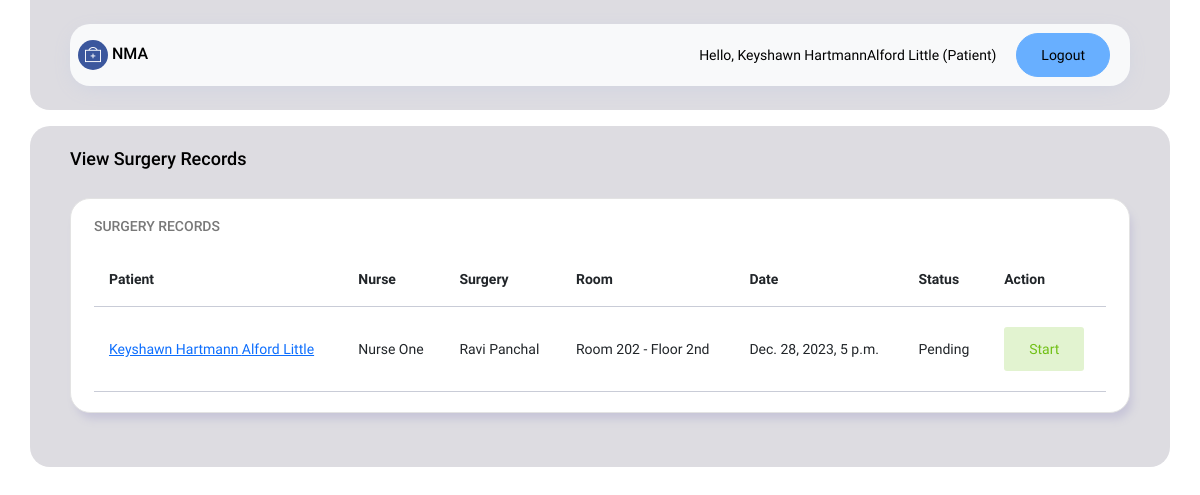
/view-surgery-records/ (signed in), run on the app's committed database.
### app/models.py (models this page shows, shortened)
class Surgery(models.Model):
    STATUS = [
        ('Pending', 'Pending'),
        ('InProgress', 'InProgress'),
        ('Completed', 'Completed'),
    ]
    appointment = models.ForeignKey(Appointment, null=True, on_delete=models.SET_NULL)
    nurse = models.ForeignKey(Staff, null=True, related_name='nurse_surgery',on_delete=models.SET_NULL)
    surgeon = models.ForeignKey(Staff, null=True, related_name='surgeon_surgery',on_delete=models.SET_NULL)
    room = models.ForeignKey(Room, null=True, on_delete=models.SET_NULL)
    surgery_date = models.DateTimeField()
    status = models.CharField(max_length=35, choices=STATUS, null=True)
    created_date = models.DateTimeField(auto_now_add=True, null=True)

class Appointment(models.Model):
    STATUS = [
        ('Pending', 'Pending'),
        ('InProgress', 'InProgress'),
        ('Completed', 'Completed'),
    ]
    patient = models.ForeignKey(Patient,null=True,on_delete=models.SET_NULL)
    doctor = models.ForeignKey(Staff,null=True, related_name='doctor_appts',on_delete=models.SET_NULL)
    nurse = models.ForeignKey(Staff,null=True, related_name='nurse_appts',on_delete=models.SET_NULL)
    receptionits = models.ForeignKey(Staff,null=True, related_name='recep_appts',on_delete=models.SET_NULL)
    department = models.ForeignKey(Department,null=True,on_delete=models.SET_NULL)
    app_date = models.DateTimeField()
    status = models.CharField(max_length=35, choices=STATUS, null=True)
    created_date = models.DateTimeField(auto_now_add=True, null=True)

class Patient(models.Model):
    GENDER = [
        ('Male', 'Male'),
        ('Female', 'Female'),
    ]
    user = models.OneToOneField(User, null=True, blank=True, on_delete=models.CASCADE)
    number = models.CharField(max_length=20, null=True, blank=True)
    gender = models.CharField(max_length=100, choices=GENDER)
    dob = models.DateField()
    address = models.CharField(max_length=100)
    created_date = models.DateTimeField(auto_now_add=True, null=True)

class Staff(models.Model):
    GENDER = [
        ('Male', 'Male'),
        ('Female', 'Female'),
    ]
    POSITION = [
        ('NURSE','NURSE'),
        ('DOCTOR', 'DOCTOR'),
        ('RECEPTIONIST', 'RECEPTIONIST'),
    ]
    SHIFT = [
        ('9AM-5PM','9AM-5PM'),
        ('6PM-12AM', '6PM-12AM'),
        ('12AM-6AM', '12AM-6AM')
    ]
    user = models.OneToOneField(User, null=True, blank= True, on_delete=models.CASCADE)
    department = models.ForeignKey(Department,on_delete=models.SET_NULL,null=True,blank=True)
    position = models.CharField(max_length=100, choices=POSITION)
    gender = models.CharField(max_length=10, choices=GENDER)
    shift = models.CharField(max_length=35, choices=SHIFT)
    dob = models.DateField(null=True, blank=True)
    address = models.CharField(max_length=100)
    number = models.CharField(max_length=20)
    created_date = models.DateTimeField(auto_now_add=True, null=True)

class Room(models.Model):
    number = models.CharField(max_length=100)
    floor = models.CharField(max_length=100)
    department = models.ForeignKey(Department,null=True,on_delete=models.SET_NULL)
    isAvailable = models.BooleanField(default=False)
    created_date = models.DateTimeField(auto_now_add=True, null=True)

### NewarkMedical/views.py (the view)
# urls.py: path('view-surgery-records/', views.VIEW_SURGERY_RECORDS, name="view-surgery-records"),
@login_required
def VIEW_SURGERY_RECORDS(request):
    surgeryList = Surgery.objects.all().order_by('-surgery_date')
    data = {
        'surgeryList':surgeryList
    }
    return render(request,"view-surgery-records.html", data)

### app/templatetags/filterData.py (called while the page is built)
@register.simple_tag
def getCurrentUserPosition(user):
    staff = Staff.objects.filter(user=user)
    patient = Patient.objects.filter(user=user)
    position = 'Admin'
    if staff.exists():
        position = staff.first().position
    else:
        if patient.exists():
            position = 'Patient'
    return position

### templates/view-surgery-records.html (shortened to what this page needs)
{% extends 'base.html' %}
{% block content %}
{% load static %}
{% load filterData %}
<div class="container content-wrapper my-3" style="border-radius:20px;">
  <div class="row">
    <div class="col-md-12 grid-margin">
      <div class="d-flex justify-content-between align-items-center">
        <div>
          <h4 class="font-weight-bold mb-0">View Surgery Records</h4>
        </div>
      </div>
    </div>
  </div>
  <div class="row">
    <div class="col-lg-12 grid-margin stretch-card">
      <div class="card" style="border-radius:20px;">
        <div class="card-body">
          <h4 class="card-title">Surgery Records</h4>
          <div class="table-responsive">
            <table class="table">
              <thead>
                <tr>
                  <th>Patient</th>
                  <th>Nurse</th>
                  <th>Surgery</th>
                  <th>Room</th>
                  <th>Date</th>
                  <th>Status</th>
                  <th>Action</th>
                </tr>
              </thead>
              <tbody>
                {% for s in surgeryList %}
                  <tr>
                    <td>
                      <a href="{% url "patient-details" s.appointment.patient.id %}">
                        {{s.appointment.patient.user.first_name}} {{s.appointment.patient.user.last_name}}
                      </a>
                    </td>
                    <td>{{s.nurse.user.first_name}} {{s.nurse.user.last_name}}</td>
                    <td>{{s.surgeon.user.first_name}} {{s.surgeon.user.last_name}}</td>
                    <td>Room {{s.room.number}} - Floor {{s.room.floor}}</td>
                    <td>{{s.surgery_date}}</td>
                    <td>{{s.status}}</td>
                    <td>
                      {% if s.status != 'Completed' %}
                        <a href="{% url "surgery-update-status" s.id s.status %}" type="button" class="btn btn-inverse-success">
                          {% if s.status == 'Pending' %}
                              Start
                          {% else %}
                              End
                          {% endif %}
                        </a>
                      {% else %}
                        <i class="ti-check"></i>
                      {% endif %}
                    </td>
                  </tr>
                {% endfor %}
              </tbody>
            </table>
          </div>
        </div>
      </div>
    </div>
  </div>
</div>
{% endblock content %}

### templates/common/header.html (shortened to what this page needs)
{% load filterData %}
{% getCurrentUserPosition user as position %}
  <div class="container content-wrapper" style="border-bottom-left-radius:20px;border-bottom-right-radius:20px;">
    <nav class="navbar navbar-expand-lg navbar-light bg-light"  style="border-radius:20px;">
        <h5 class="m-2" >
            <button type="button" class="btn btn-social-icon btn-facebook btn-rounded btn-sm" style="width: 30px;height: 30px;"><i class="ti-support"></i></button>
            NMA
        </h5>
        <span class="hello-msg">Hello, {{ request.user }} ({{position}})</span>
        <span class="hello-msg"><a class="btn btn-info btn-rounded" href="{% url 'logout' %}">Logout</a></span>
    </nav>
  </div>

### templates/common/header.html (style rules this page uses)
.hello-msg { font-size: 14px; margin-right: 20px; }

### data on the page
Surgery: appointment.patient.user.first_name "Keyshawn Hartmann", appointment.patient.user.last_name "Alford Little", nurse.user.first_name "Nurse", nurse.user.last_name "One", surgeon.user.first_name "Ravi", surgeon.user.last_name "Panchal", room.number "202", room.floor "2nd", surgery_date "Dec. 28, 2023, 5 p.m.", status "Pending", shows "Start"

### other printed values
{{ request.user }} "Keyshawn HartmannAlford Little"
{{ position }} "Patient"
